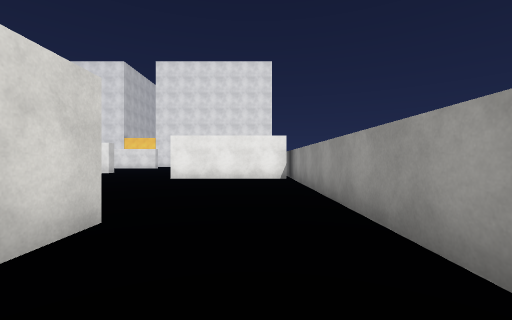
[1] (above)

18 first-person views from a walk through a 3-D level made in the Unity game engine. The camera is 1.3 m above the floor, looks level and sees 90° across. The floor is counted in squares, 2 m on a side. Each view is taken from the middle of a square. On the plan, view 1 faces up. The plan holds only what a view shows up to about 9 squares ahead; the rest is blank. The place goes on beyond the plan. The player is left out. Surface patterns are stand-ins for the level's own textures.

[2]
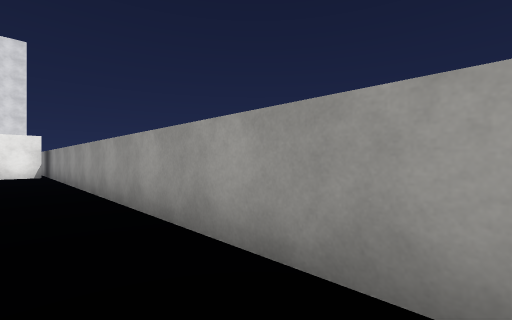

[3]
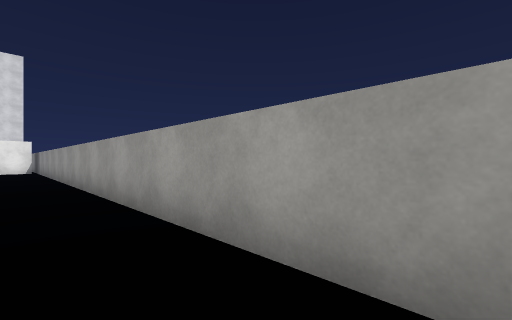

[4]
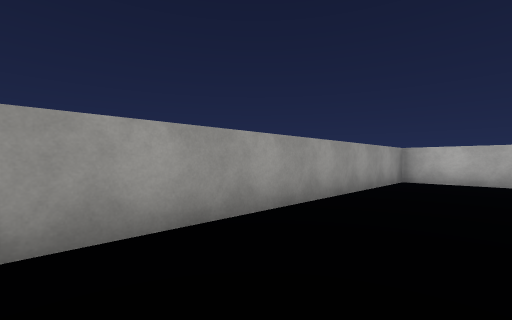

[5]
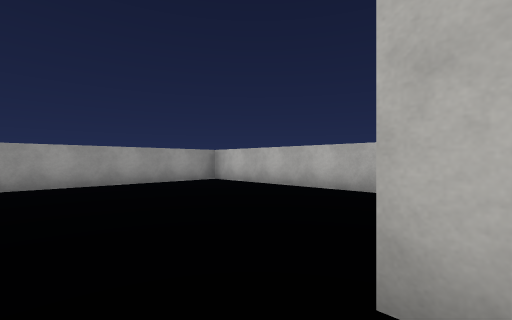

[6]
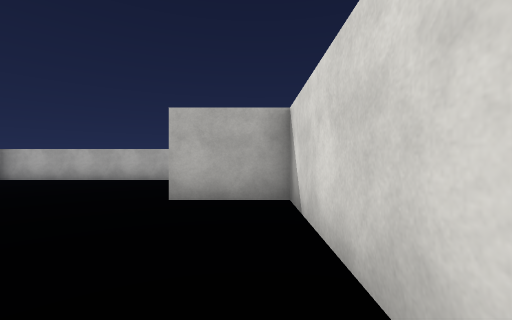

[7]
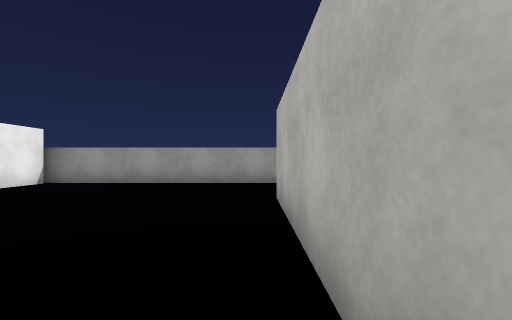

[8]
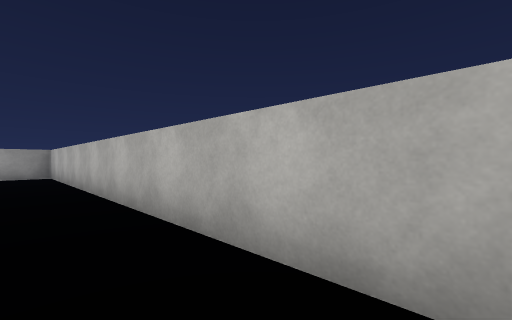

[9]
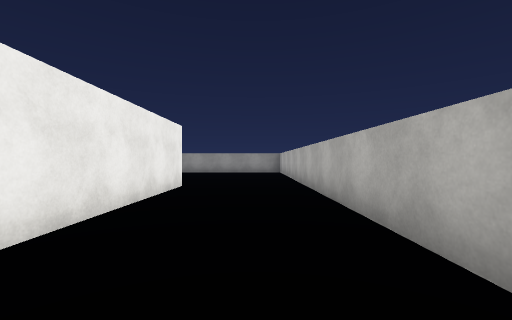

[10]
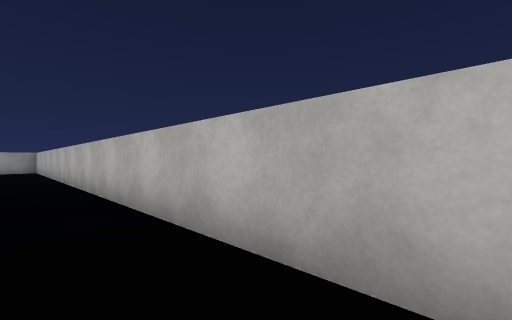

[11]
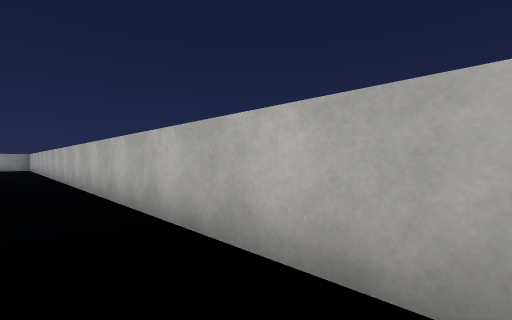

[12]
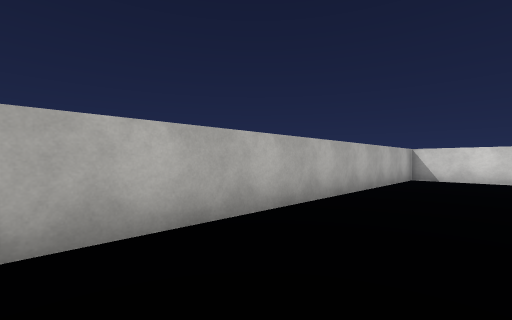

[13]
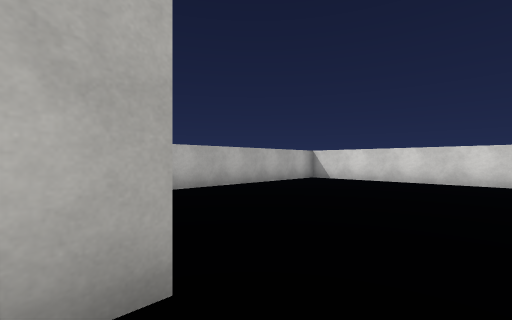

[14]
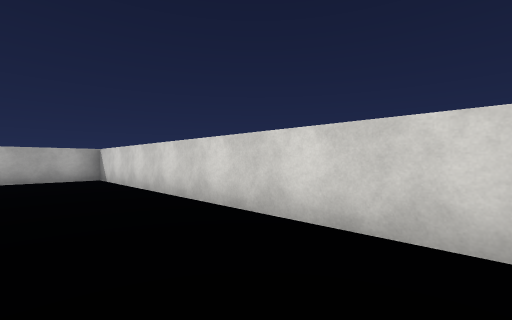

[15]
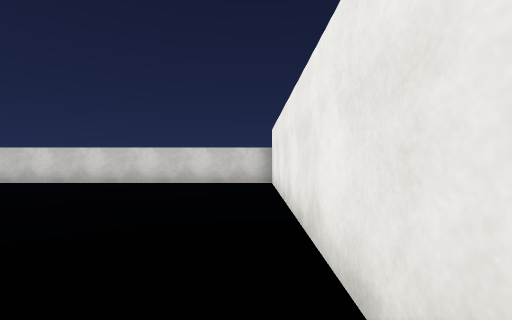

[16]
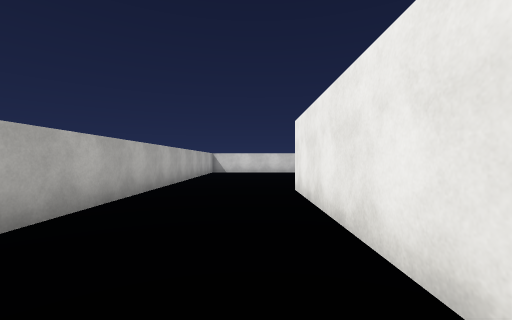

[17]
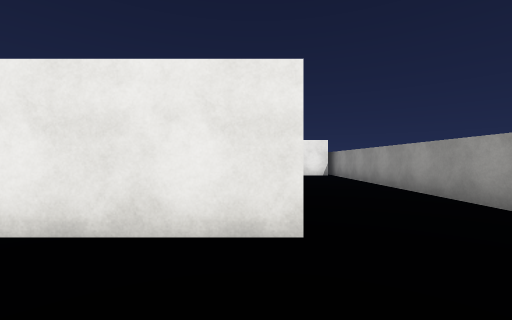

[18]
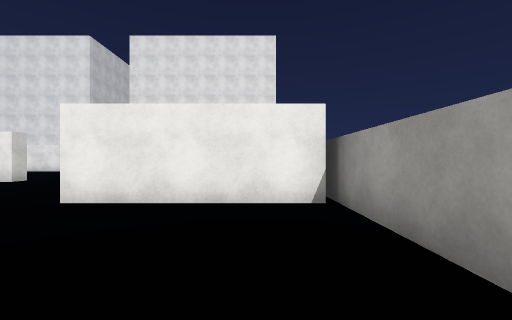

### Floor plan
Points are (right, up) in squares from view 1. A wall is a line through its corners. A room is listed if a view was taken in it or the views show most of it. See-through windows are left out.
Room 1 (views 1, 2, 3, 4, 5, 17)
walls: (-7.6, -3.5) (-7.6, -6.1) (-5.5, -6.1); (-1.5, 0.1) (-4.2, 0.1); (-5.4, -10.3) (1.3, -10.3) (1.3, -0.6)
ways out: opening at (-7, -1.5) to room 2
Room 2 (views 6, 7, 8, 9, 10, 11, 12, 13, 14, 15, 16, 18)
walls: (-7.2, 13.1) (-7.2, 12.5); (-5.8, 2.6) (-1.6, 2.6) (-1.6, 1.5); (-16.4, -0.5) (-23.3, -0.5) (-23.3, -10.3) (-5.4, -10.3); (-7.6, -2.5) (-7.6, -3.5); (1.1, 8.8) (-3, 8.8); (-15.6, -6.1) (-15, -6.1); (1.3, -0.6) (1.3, 9.6); (-5.6, -7.1) (-15.6, -7.1)
ways out: opening at (-7, -1.5) to room 1

Positions as (right, up) in squares from view 1, and headings:
1: (0, 0), facing up
2: (0, -3), facing up-right
3: (0, -7), facing up-right
4: (-1, -2), facing down-right
5: (-6, -5), facing down-right
6: (-7, -2), facing down
7: (-6, 3), facing right
8: (-10, -9), facing down-right
9: (-12, -9), facing right
10: (-15, -9), facing down-right
11: (-19, -9), facing down-right
12: (-14, -8), facing down-left
13: (-15, -5), facing down-left
14: (-21, -1), facing down-left
15: (-16, -1), facing left
16: (-10, -8), facing left
17: (-2, -2), facing up
18: (0, 5), facing up
